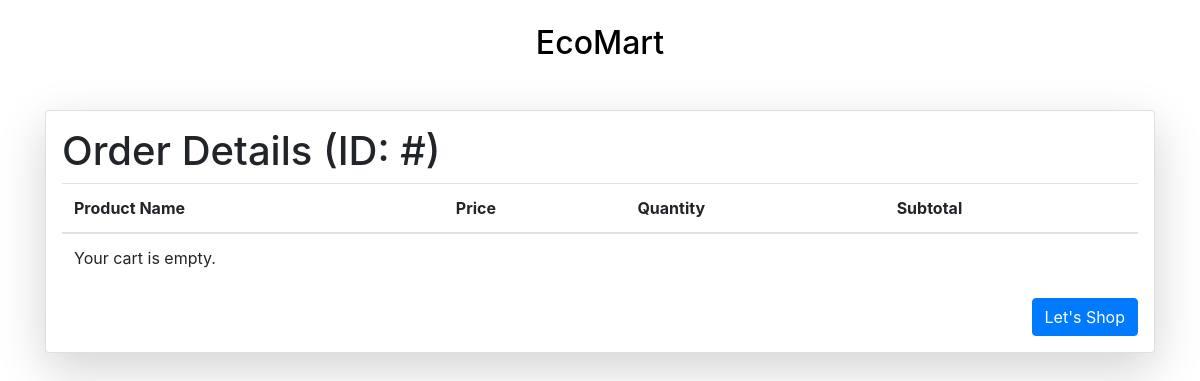
/ordered_products/21 (signed in), run on an earlier commit of the app's database.
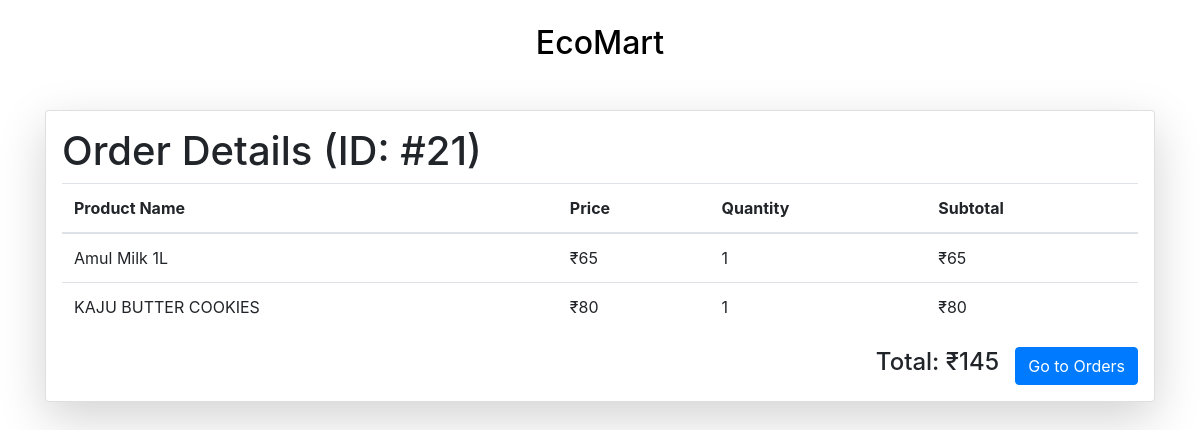
And on a later commit of the database.
### vault.py (models this page shows, shortened)
class Order_Detail(Base):
    __tablename__ = 'order_detail'
    id = Column(Integer, primary_key=True, autoincrement=True)
    user_id = Column('user_id', Integer)
    total = Column('total', Integer)
    created_at = Column('created_at', String)

class Order_Items(Base):
    __tablename__ = 'order_items'
    id = Column(Integer, primary_key=True, autoincrement=True)
    user_id = Column('user_id', Integer)
    order_id = Column('order_id', Integer)
    product_id = Column('product_id', Integer)
    product_name = Column('product_name', String)
    product_price = Column('product_price', Integer)
    quantity = Column('quantity', Integer)
    amount = Column('amount', Integer)
    created_at = Column('created_at', String)

### user_routes.py (the view)
@app.route('/ordered_products/<int:oid>')
def ordered_products(oid):
    if 'user' not in session:
        return render_template('login/login.html')
    else:
        products = agent.query(Order_Items).filter(Order_Items.order_id == oid).all()
        order = agent.query(Order_Detail).filter(Order_Detail.id == oid).first()
        return render_template('user/ordered_products.html', items=products, order=order, user_id=session['user'], cart_items=order)

### templates/user/ordered_products.html (shortened to what this page needs)
<!DOCTYPE html>
<html lang="en">
  <head>
    <link
      rel="stylesheet"
      href="https://stackpath.bootstrapcdn.com/bootstrap/4.5.2/css/bootstrap.min.css"
    />
    <link
      rel="stylesheet"
      type="text/css"
      href="{{ url_for('static',filename='styles/header.css') }}"
    />
  </head>
  <body>
    <br />
    <div class="main">
      <div class="navigation">
        <h2><a href="/">EcoMart</a></h2>
      </div>
    </div>
    <div class="container mt-5 mb-5">
      <div class="card shadow-lg p-3 mb-5 bg-white rounded">
        <div class="row g-0">
          <div class="col-md-12">
            <h1>Order Details (ID: #{{order.id}})</h1>
            <table class="table">
              <thead>
                <tr>
                  <th scope="col">Product Name</th>
                  <th scope="col">Price</th>
                  <th scope="col">Quantity</th>
                  <th scope="col">Subtotal</th>
                </tr>
              </thead>
              <tbody id="cart-items">
                {% if cart_items %} {% for item in items %}
                <tr>
                  <td>{{ item.product_name }}</td>
                  <td>₹{{ item.amount }}</td>
                  <td>{{ item.quantity }}</td>
                  <td>₹{{ item.amount }}</td>
                </tr>
                {% endfor %} {% else %}
                <tr>
                  <td colspan="6">Your cart is empty.</td>
                </tr>
                {% endif %}
              </tbody>
            </table>
            <div class="d-flex justify-content-end align-items-center">
              {% if cart_items %}
              <h4 id="total-amount">Total: ₹{{ order.total }}</h4>
              <button
                class="btn btn-primary ml-3"
                onclick="location.href='/orders/{{user_id}}'"
              >
                Go to Orders
              </button>
              {% else %}
              <button
                class="btn btn-primary ml-3"
                onclick="location.href='/home'"
              >
                Let's Shop
              </button>
              {% endif %}
            </div>
          </div>
        </div>
      </div>
    </div>
  </body>
</html>

### static/styles/header.css (style rules this page uses)
a { text-decoration: none; color: black; text-align: center; }
h2 { text-align: center; }

What changed in the data, as far as the page shows it:
added Order_Detail: id "21", total "145"
added Order_Items: product_name "Amul Milk 1L", amount "65", quantity "1"
added Order_Items: product_name "KAJU BUTTER COOKIES", amount "80", quantity "1"
Also different on the page:
text no longer shown: "Your cart is empty. Let's Shop"
text now shown: "Total: ₹ Go to Orders"
